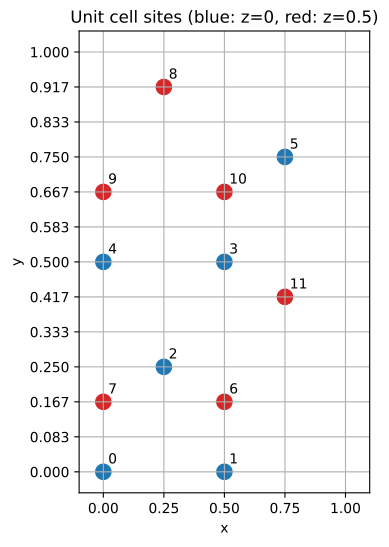

Reproduce this figure in Python.
#!/bin/python 

import matplotlib.pyplot as plt
from matplotlib.pyplot import figure
from numpy import linspace

#-------------
# site
#-------------
# sites of shifted kagome lattices in rectangular unit cell
atoms=[ (  0, 0, 0.0,  0.0,                0.0 ),
        (  1, 1, 0.5,  0.0,                0.0 ),
        (  2, 2, 0.25, 0.25,               0.0 ),
        (  3, 0, 0.5,  0.5,                0.0 ),
        (  4, 1, 0.0,  0.5,                0.0 ),
        (  5, 2, 0.75, 0.75,               0.0 ),
        (  6, 0, 0.5,  0.1666666666666667, 0.5 ),
        (  7, 1, 0.0,  0.1666666666666667, 0.5 ),
        (  8, 2, 0.25, 0.9166666666666667, 0.5 ),
        (  9, 0, 0.0,  0.6666666666666667, 0.5 ),
        ( 10, 1, 0.5,  0.6666666666666667, 0.5 ),
        ( 11, 2, 0.75, 0.4166666666666667, 0.5 ) ]


#-------------
# plot
#-------------
fig = figure(figsize=(7,6))
fig.add_subplot(111)
ax = fig.axes[0]

for i,m,x,y,z in atoms:
    if m == 3:
      c = 'tab:green'
    else:
      if z == 0:
        c = 'tab:blue'
      else:
        c = 'tab:red'

    ax.scatter(x,y,s=120, c=c)
    ax.text( x+0.02, y+0.02, str(i), fontsize=10)

ax.set_xlim(-0.1,1.1)
ax.set_ylim(-0.05,1.05)
ax.set_yticks(linspace(0,1,13))
ax.set_xlabel('x')
ax.set_ylabel('y')
ax.set_title('Unit cell sites (blue: z=0, red: z=0.5)')
ax.set_aspect(3**(1/2))
ax.grid(True)

p2out='./main.pdf'
plt.savefig(p2out, bbox_inches='tight')
